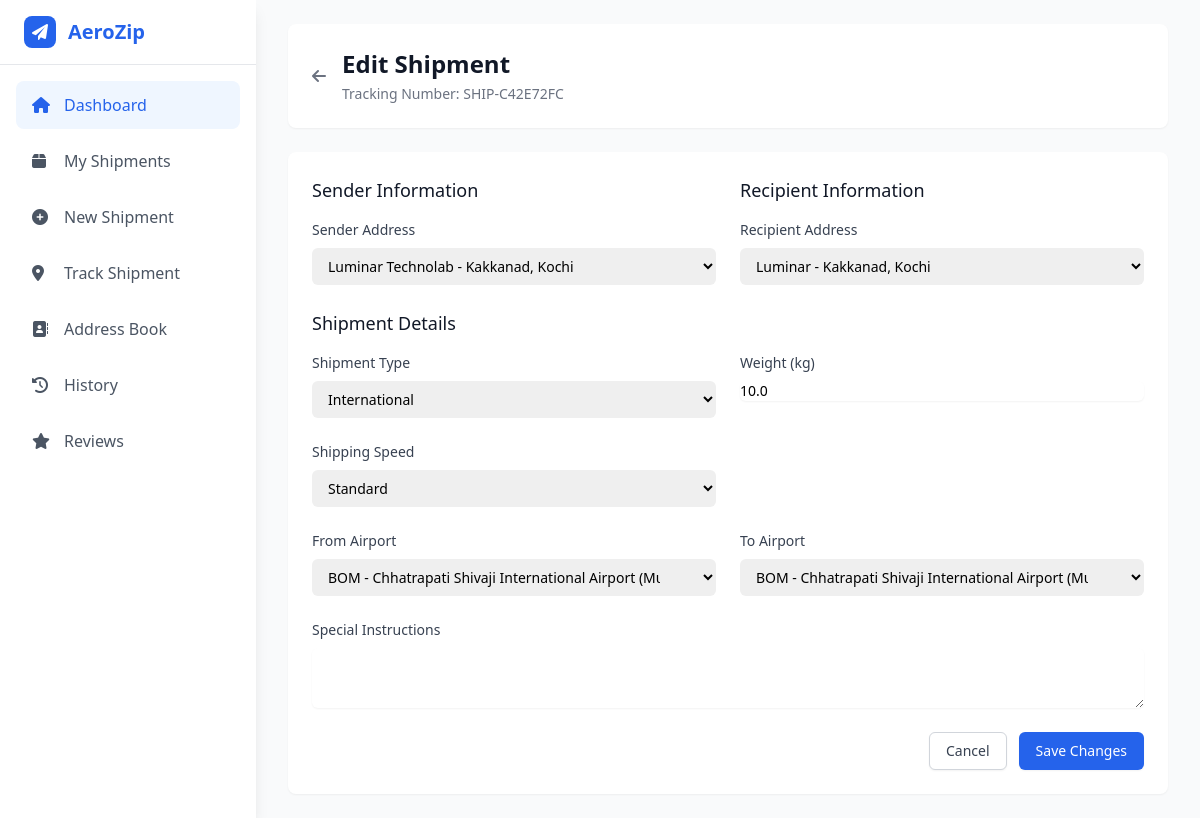
The page /edit-ship/SHIP-C42E72FC/ on the database as committed earlier.
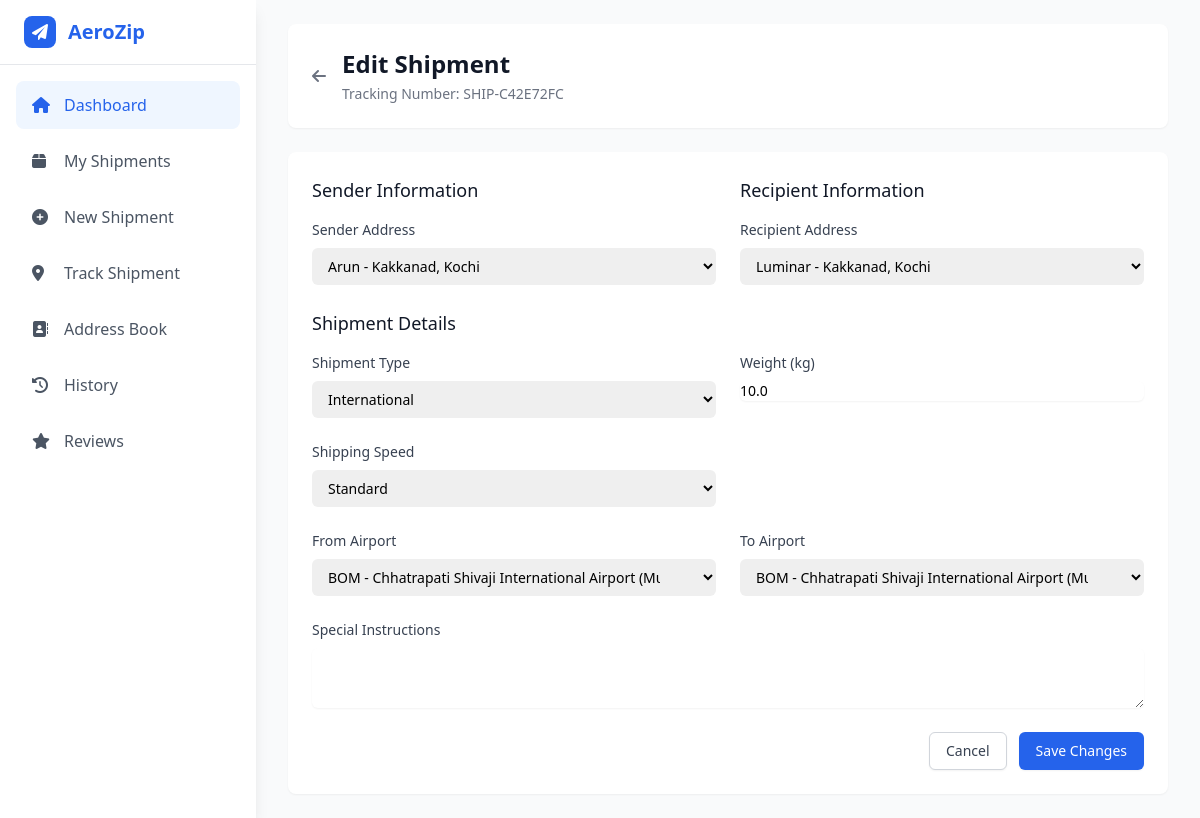
The same page on the database as committed later.
### main/models.py (models this page shows, shortened)
class Shipment(models.Model):
    STATUS_CHOICES = [
        ('pending', 'Pending'),
        ('processing', 'Processing'),
        ('in_transit', 'In Transit'),
        ('out_for_delivery', 'Out for Delivery'),
        ('delivered', 'Delivered'),
        ('cancelled', 'Cancelled'),
    ]
    SHIPPING_SPEED_CHOICES = [
        ('standard', 'Standard Shipping'),
        ('express', 'Express Shipping'),
        ('overnight', 'Overnight Shipping'),
    ]
    SHIPMENT_TYPE_CHOICES = [
        ('international', 'International'),
        ('domestic', 'Domestic'),
    ]
    tracking_number = models.CharField(max_length=50, unique=True,editable=False)
    user = models.ForeignKey(CustomUser, on_delete=models.CASCADE)
    sender_address = models.ForeignKey(Address, on_delete=models.PROTECT, related_name='sender_address', null=True)
    recipient_address = models.ForeignKey(Address, on_delete=models.PROTECT, related_name='receiver_address')
    shipment_type = models.CharField(max_length=20, choices=SHIPMENT_TYPE_CHOICES, default='domestic')
    from_airport_name = models.CharField(max_length=500, null=True, blank=True)
    from_airport_place = models.CharField(max_length=500, null=True, blank=True)
    from_airport_code = models.CharField(max_length=500, null=True, blank=True)
    to_airport_name = models.CharField(max_length=500, null=True, blank=True)
    to_airport_place = models.CharField(max_length=500, null=True, blank=True)
    to_airport_code = models.CharField(max_length=500, null=True, blank=True)
    weight = models.FloatField()
    status = models.CharField(max_length=20, choices=STATUS_CHOICES, default='pending')
    shipping_speed = models.CharField(max_length=20, choices=SHIPPING_SPEED_CHOICES, default='standard')
    created_at = models.DateTimeField(auto_now_add=True)
    updated_at = models.DateTimeField(auto_now=True)
    estimated_delivery = models.DateField(null=True, blank=True)
    shipping_cost = models.DecimalField(max_digits=10, decimal_places=2, null=True, blank=True)
    notes = models.TextField(blank=True)
    cancellation_reason = models.CharField(max_length=255, blank=True, null=True)
    cancellation_date = models.DateTimeField(blank=True, null=True)
    cancellation_fee = models.DecimalField(max_digits=10, decimal_places=2, blank=True, null=True)
    is_paid = models.BooleanField(default=False)

class Address(models.Model):
    user = models.ForeignKey(CustomUser, on_delete=models.CASCADE)
    name = models.CharField(max_length=100)
    street_address = models.CharField(max_length=200)
    city = models.CharField(max_length=100)
    state = models.CharField(max_length=100)
    country = models.CharField(max_length=100)
    postal_code = models.CharField(max_length=20)
    phone = models.CharField(max_length=20)
    is_default = models.BooleanField(default=False)

### users/views.py (the view, shortened to what this page needs)
# urls.py: path('edit-ship/<str:tracking_number>/',edit_shipment,name='edit_ship'),
def edit_shipment(request, tracking_number):
    shipment = get_object_or_404(Shipment, tracking_number=tracking_number)
    addresses = Address.objects.all()
    domestic_airports = DomesticAirports.objects.all()  # Adjust according to your model
    international_airports = InternationalAirports.objects.all()  # Adjust according to your model
    return render(request, 'edit_shipment.html', {
        'shipment': shipment,
        'addresses': addresses,
        'domestic': domestic_airports,
        'international': international_airports,
    })

### users/templates/edit_shipment.html (shortened to what the changed rows need)
{% extends 'user_home.html' %}
{% block content %}
<div class="min-h-screen bg-gray-50">
    <div class="max-w-7xl mx-auto px-4 sm:px-6 lg:px-8 py-6">
        <div class="mb-6">
            <div class="bg-white rounded-lg shadow-sm p-6">
                <div class="flex items-center">
                    <div>
                        <h1 class="text-2xl font-bold text-gray-900">Edit Shipment</h1>
                        <p class="mt-1 text-sm text-gray-500">Tracking Number: {{ shipment.tracking_number }}</p>
                    </div>
                </div>
            </div>
        </div>
        <div class="bg-white rounded-lg shadow-sm p-6">
            <form method="POST" action="{% url 'edit_ship' shipment.tracking_number %}">
                <div class="grid grid-cols-1 md:grid-cols-2 gap-6 mb-6">
                    <div>
                        <h2 class="text-lg font-medium text-gray-900 mb-4">Sender Information</h2>
                        <label class="block text-sm font-medium text-gray-700 mb-2">Sender Address</label>
                        <select name="sender_address" class="mt-1 block w-full pl-3 pr-10 py-2 text-base border-gray-300 focus:outline-none focus:ring-blue-500 focus:border-blue-500 sm:text-sm rounded-md">
                            {% for address in addresses %}
                            <option value="{{ address.id }}" {% if address.id == shipment.sender_address.id %}selected{% endif %}>
                                {{ address.name }} - {{ address.street_address }}, {{ address.city }}
                            </option>
                            {% endfor %}
                        </select>
                    </div>
                    <div>
                        <h2 class="text-lg font-medium text-gray-900 mb-4">Recipient Information</h2>
                        <label class="block text-sm font-medium text-gray-700 mb-2">Recipient Address</label>
                        <select name="recipient_address" class="mt-1 block w-full pl-3 pr-10 py-2 text-base border-gray-300 focus:outline-none focus:ring-blue-500 focus:border-blue-500 sm:text-sm rounded-md">
                            {% for address in addresses %}
                            <option value="{{ address.id }}" {% if address.id == shipment.recipient_address.id %}selected{% endif %}>
                                {{ address.name }} - {{ address.street_address }}, {{ address.city }}
                            </option>
                            {% endfor %}
                        </select>
                    </div>
                </div>
                <h2 class="text-lg font-medium text-gray-900 mb-4">Shipment Details</h2>
                <div class="grid grid-cols-1 md:grid-cols-2 gap-6 mb-6">
                    <div>
                        <label class="block text-sm font-medium text-gray-700 mb-2">Shipment Type</label>
                        <select id="shipment_type" name="shipment_type" class="mt-1 block w-full pl-3 pr-10 py-2 text-base border-gray-300 focus:outline-none focus:ring-blue-500 focus:border-blue-500 sm:text-sm rounded-md">
                            <option value="international" {% if shipment.shipment_type == 'international' %}selected{% endif %}>International</option>
                        </select>
                    </div>
                    <div>
                        <label class="block text-sm font-medium text-gray-700 mb-2">Weight (kg)</label>
                        <input type="number" step="0.01" name="weight" value="{{ shipment.weight }}" class="mt-1 focus:ring-blue-500 focus:border-blue-500 block w-full shadow-sm sm:text-sm border-gray-300 rounded-md">
                    </div>
                    <div>
                        <label class="block text-sm font-medium text-gray-700 mb-2">Shipping Speed</label>
                        <select name="shipping_speed" class="mt-1 block w-full pl-3 pr-10 py-2 text-base border-gray-300 focus:outline-none focus:ring-blue-500 focus:border-blue-500 sm:text-sm rounded-md">
                            <option value="standard" {% if shipment.shipping_speed == 'standard' %}selected{% endif %}>Standard</option>
                        </select>
                    </div>
                </div>
            </form>
        </div>
    </div>
</div>
{% endblock %}

Rows that differ between the two databases and show on the page:
changed Shipment "SHIP-C42E72FC": sender_address "Luminar Technolab - Kakkanad, Kochi" → "Arun - Kakkanad, Kochi"
